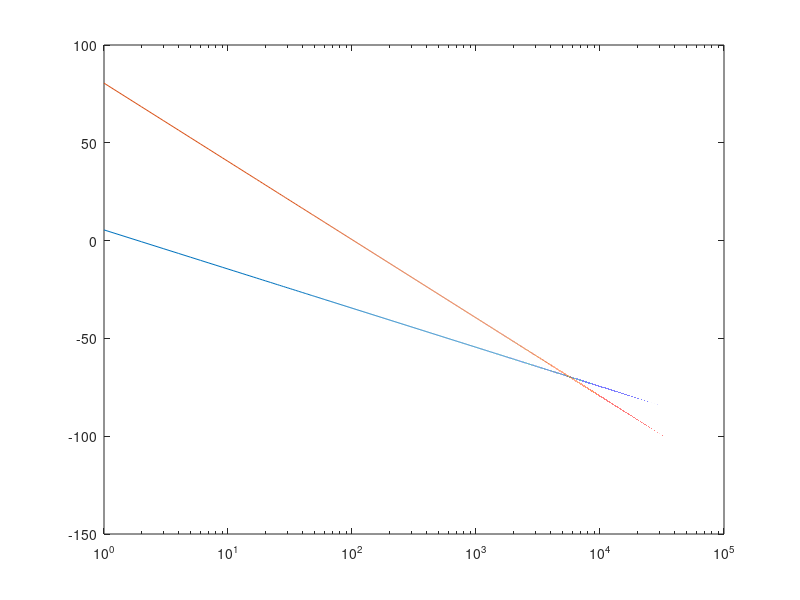

This chart was generated by the following MATLAB code:
clear all
close all
clc

f = 900e6;
c = 3e8;
lamb = c/f;

ht = 50;
hr = 3;


Gt = 1;
Gr = 1;

Pt = 50;

d = [0:1:100e3];
L = 1;

Pr = (Pt*Gt*Gr*(lamb^2))./(((4*3.14)^2).*(d.^2)*L);

Pr2 = (Pt*Gt*Gr*(ht^2)*(hr^2))./(d.^4);

Prdbm =  10*log10(Pr/0.01);

Pr2dbm = 10*log10(Pr2/0.01);

semilogx(d,Prdbm);
hold on
semilogx(d, Pr2dbm);